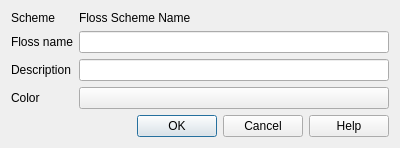
<?xml version="1.0" encoding="UTF-8"?>
<ui version="4.0">
 <class>NewFloss</class>
 <widget class="QWidget" name="NewFloss">
  <property name="geometry">
   <rect>
    <x>0</x>
    <y>0</y>
    <width>400</width>
    <height>118</height>
   </rect>
  </property>
  <property name="windowTitle">
   <string>Create New Floss</string>
  </property>
  <layout class="QGridLayout" name="gridLayout">
   <item row="0" column="0">
    <widget class="QLabel" name="label">
     <property name="text">
      <string>Scheme</string>
     </property>
    </widget>
   </item>
   <item row="0" column="1">
    <widget class="QLabel" name="SchemeName">
     <property name="text">
      <string notr="true">Floss Scheme Name</string>
     </property>
    </widget>
   </item>
   <item row="1" column="0">
    <widget class="QLabel" name="label_2">
     <property name="text">
      <string>Floss name</string>
     </property>
    </widget>
   </item>
   <item row="1" column="1">
    <widget class="KLineEdit" name="FlossName"/>
   </item>
   <item row="2" column="0">
    <widget class="QLabel" name="label_3">
     <property name="text">
      <string>Description</string>
     </property>
    </widget>
   </item>
   <item row="2" column="1">
    <widget class="KLineEdit" name="FlossDescription"/>
   </item>
   <item row="3" column="0">
    <widget class="QLabel" name="label_4">
     <property name="toolTip">
      <string/>
     </property>
     <property name="text">
      <string comment="Color chooser">Color</string>
     </property>
    </widget>
   </item>
   <item row="3" column="1">
    <widget class="KColorButton" name="ColorButton"/>
   </item>
   <item row="4" column="0" colspan="2">
    <widget class="QDialogButtonBox" name="DialogButtonBox">
     <property name="standardButtons">
      <set>QDialogButtonBox::Cancel|QDialogButtonBox::Help|QDialogButtonBox::Ok</set>
     </property>
    </widget>
   </item>
  </layout>
 </widget>
 <customwidgets>
  <customwidget>
   <class>KLineEdit</class>
   <extends>QLineEdit</extends>
   <header>klineedit.h</header>
  </customwidget>
  <customwidget>
   <class>KColorButton</class>
   <extends>QPushButton</extends>
   <header>kcolorbutton.h</header>
  </customwidget>
 </customwidgets>
 <resources/>
 <connections/>
</ui>
